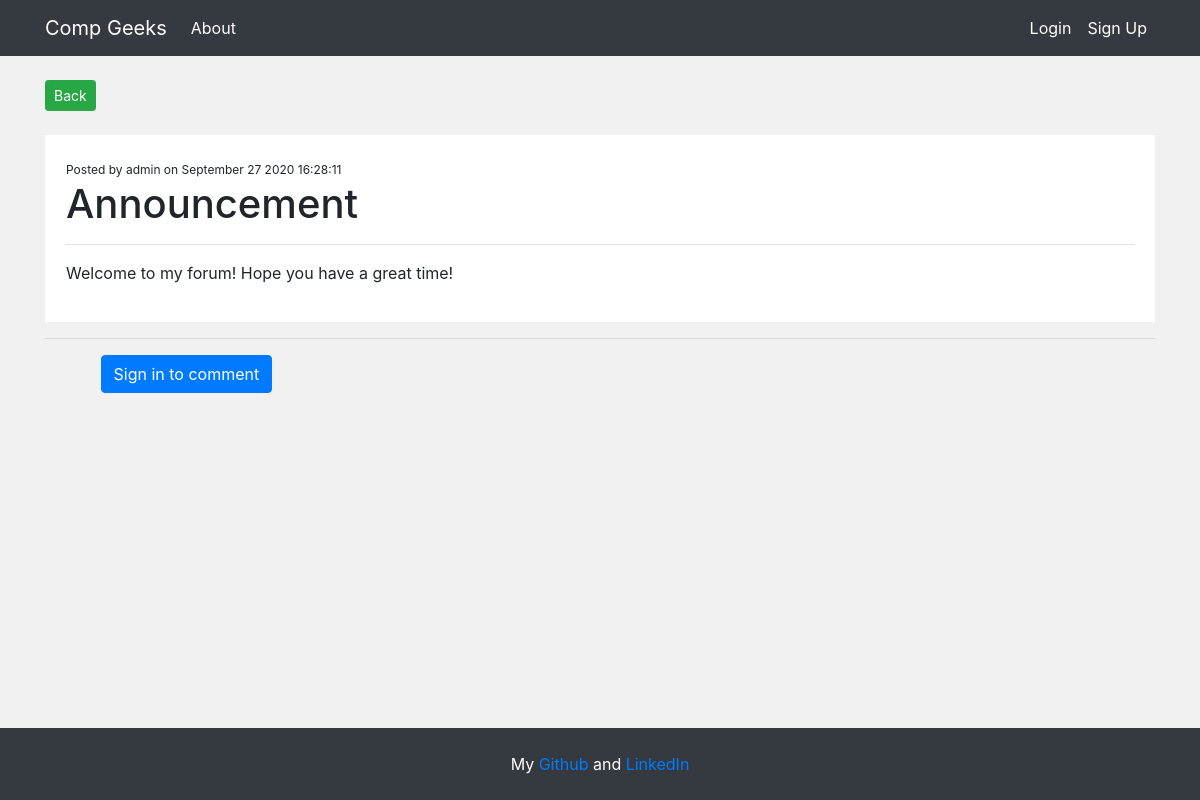
/post/1, run on the app's committed database.
### app/models.py (models this page shows, shortened)
class PostData(db.Model):
    id = db.Column(db.Integer, primary_key=True)
    title = db.Column(db.String(100), nullable=False)
    content = db.Column(db.Text, nullable=False)
    author = db.Column(db.String(20), nullable=False, default='Unknown')
    date = db.Column(db.DateTime, nullable=False, default=datetime.now)
    likes = db.Column(db.Integer, nullable=False, default=0)
    dislikes = db.Column(db.Integer, nullable=False, default=0)

### app/routes.py (the view)
@app.route('/post/<int:id>', methods=['GET', 'POST'])
def display_post(id):
    post = PostData.query.get_or_404(id)
    form = CreateComment()
    if form.validate_on_submit():
        new_comment = CommentData(post_id = id, content = form.content.data, author = current_user.username)
        db.session.add(new_comment)
        db.session.commit()
        return redirect(url_for('display_post', id=id))
    else:
        comments = CommentData.query.filter_by(post_id=id).order_by(CommentData.date).all()
        return render_template('display_post.html', post=post, comments=comments, form=form)

### app/templates/display_post.html (shortened to what this page needs)
{% extends 'base.html' %}  {% block body %}
<a class="btn btn-success btn-sm" href="#" onclick="history.go(-1)">Back</a>
<br />
<br />
<div class="post-container">
  <small>Posted by {{post.author}} on </small>
  <small class="publish-date">{{post.date}}</small>
  <h1>{{post.title}}</h1>
  <hr />
  <p style="white-space: pre-wrap">{{post.content}}</p>
</div>
<hr />
<div id="comment_section">
   {%if current_user.is_authenticated%}
  <form method="POST" action="{{url_for('display_post', id=post.id)}}">
    {{form.hidden_tag()}}
    <div class="form-group">
      {{form.content(class="form-control", rows="4")}}
    </div>
    <div class="form-group">
      {{form.submit(class="btn btn-success btn-sm float-right")}}
    </div>
    <br />
  </form>
  {%else%}
  <a href="{{url_for('register')}}" class="btn btn-primary">
    Sign in to comment
  </a>
  {%endif%}
</div>
{% endblock %}

### app/static/main.css (style rules this page uses)
small { font-size: 12px; }
#comment_section { margin-left: 5%; }
.post-container { padding: 20px; border: 1px solid white; background-color: white; }

### data on the page
PostData: author "admin", title "Announcement", content "Welcome to my forum! Hope you have a great time!"
